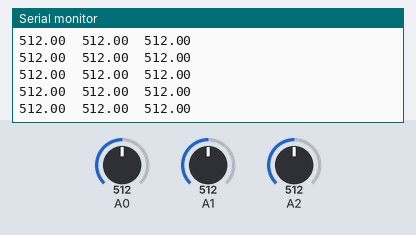
A sketch run on a simulated Arduino Uno, built with avr-gcc and run on an emulated ATmega328P. Parts: the last lines printed to the serial monitor. Inputs (shaded band) come from the test bench; at power-on: A0 = 512, A1 = 512, A2 = 512.

Above: at 2.2 s.
2.3 s: A0 set to 716
At 3.1 s:
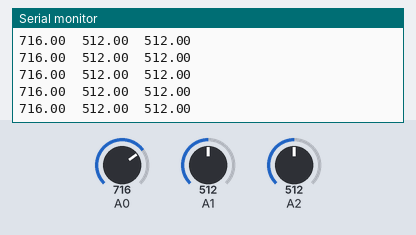
5.3 s: A1 set to 716
At 6.4 s:
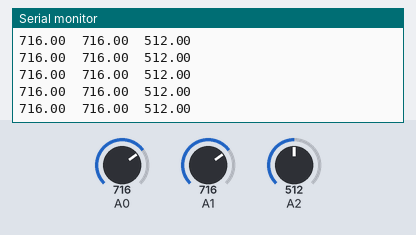
6.8 s: A2 set to 716
At 7.7 s:
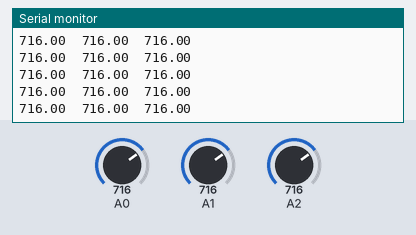
8.3 s: A0 set to 900
At 8.9 s:
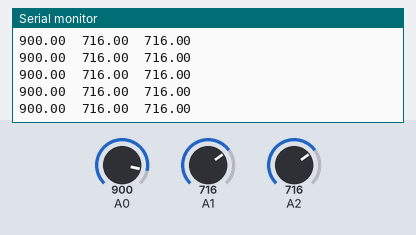
11.3 s: A1 set to 900
At 12.3 s:
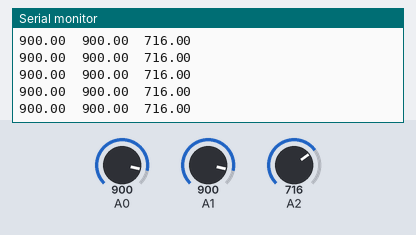
12.8 s: A2 set to 900
At 13.6 s:
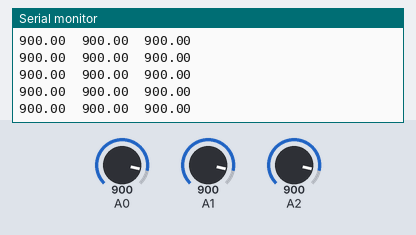
Timing chart, 0 to 15.3 s (numbered marks = the images above; inputs shaded):
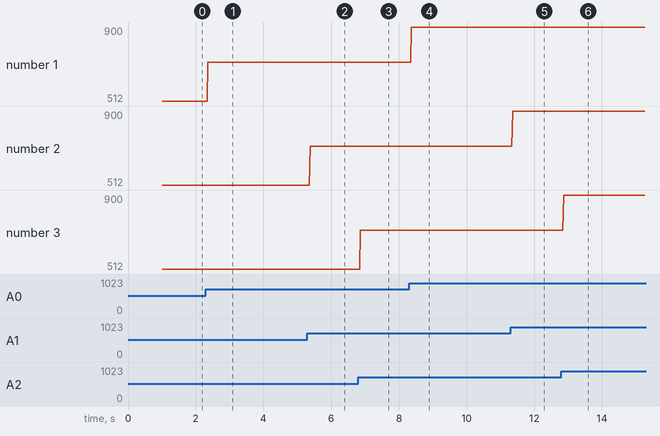

The sketch:

acc_zero.ino
```cpp
float x_raw,y_raw,z_raw;
void setup()
{
analogReference(EXTERNAL); // FOR the analog reference
Serial.begin(9600);
Serial.println("initailising session");
Serial.println ("now printing the readings");
delay (1000);
Serial.println("x\ty\tz");
}
void loop()
{
 analogReference(EXTERNAL);
  x_raw=analogRead(A0); //these are the raw readings
 y_raw=analogRead(A1); //
 z_raw=analogRead(A2); //
 // assigning the reference value;

 // converting the readings from adc units to G units.
Serial.print(x_raw);
Serial.print("\t");
Serial.print(y_raw);
Serial.print("\t");
Serial.print(z_raw);
Serial.print("\n");
delay(10);
}
```

Measured:
- after the input at 2.3 s, the serial monitor: prints a new line after 0.06 s (image 1)
- after the input at 5.3 s, the serial monitor: prints a new line after 0.08 s (image 2)
- after the input at 6.8 s, the serial monitor: prints a new line after 0.06 s (image 3)
- after the input at 8.3 s, the serial monitor: prints a new line after 0.07 s (image 4)
- after the input at 11.3 s, the serial monitor: prints a new line after 0.06 s (image 5)
- after the input at 12.8 s, the serial monitor: prints a new line after 0.07 s (image 6)
- plotted number 1: 512 → 716 after the input at 2.3 s, 716 → 900 after the input at 8.3 s
